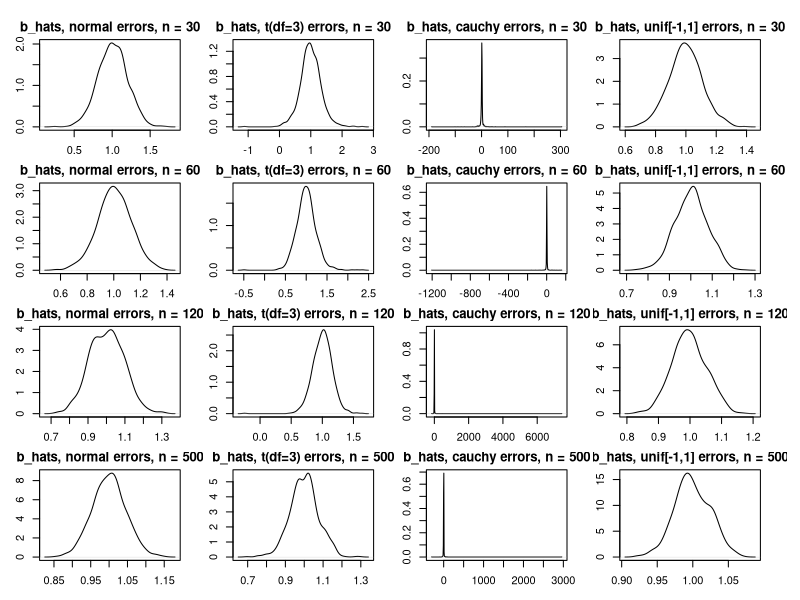

Recreate this plot in R.
library(mvtnorm)
rm(list=ls())

###### QUESTION 2 ######

## creating nested list to store values
## outer list corresponds to different covariance values; inner list to different coefficients
covs = c(.2, .5, .8, .9)
vals = vector('list', 4)
names(vals) = c('cov.2', 'cov.5', 'cov.8', 'cov.9')
for(i in  1:4){
  vals[[i]] = vector('list', 6)
  names(vals[[i]]) = c('x_reg_coef', 'z_reg_coef', 'coef_mat', 'x_reg_var', 'z_reg_var', 'var_mat')
}

## looping over covariance values
for(i in 1:4){
  cov = covs[i]
  print(paste("Covariance:",cov))
  ## creating covariance matrix and generating data
  smat<-matrix(c(1,cov,cov,1),2)
  data<-rmvnorm(100,sigma =smat)
  x<-data[,1]
  z<-data[,2]
  ones = rep(1,100)
  y<-2+x+z+rnorm(n=100)
  
  #checking covariance between x and z 
  #print(paste("x~z, coef: ", summary(lm(x~z))$coef[2]))
  
  ## storing residuals and sum of squared residuals
  resids = summary(lm(y~x+z))$residuals
  ssr = sum(resids^2)
  
  #print(summary(lm(y~x+z))$coef)
  ## storing coef and var values from regression output
  x_reg_coef = summary(lm(y~x+z))$coef[2]
  z_reg_coef = summary(lm(y~x+z))$coef[3]
  x_reg_var = (summary(lm(y~x+z))$coef[5])^2
  z_reg_var = (summary(lm(y~x+z))$coef[6])^2
  
  # calculating coef and var matrices manually
  X = cbind(ones, x,z)
  coef_mat = solve(t(X)%*%X)%*%(t(X)%*%(y))
  #z_mat_coef = (solve(t(z)%*%z))*(t(z)%*%(y-(x*x_reg_coef)))
  var_mat = (solve(t(X)%*%X)*(ssr/97))
  #z_mat_var = ((solve(t(z)%*%z))*(ssr/97))^(0.5)
  print((t(X)%*%X))
  # storing all coef and var values in the vals list
  for(j in 1:6){
    vals[[i]][[j]] = list(x_reg_coef, z_reg_coef, coef_mat, x_reg_var, z_reg_var, var_mat)[[j]]}
}



####### QUESTION 3 #######

rm(list=ls())
par(mfrow=c(4,4), oma=c(1,1,1,1),mar = c(rep(2,4)))

error_types = c('normal', 't(df=3)', 'cauchy', 'unif[-1,1]')
reps = 1000

for (n in c(30, 60, 120, 500)) {
  beta_hats = matrix(numeric(4*reps),ncol=4)
  beta_ses = matrix(numeric(4*reps),ncol=4)
  colnames(beta_hats) = c('n', 't', 'u', 'c')
  colnames(beta_ses) = c('n', 't', 'u', 'c')
  
  for(r in 1:reps){
    eps_n = rnorm(n)
    eps_t = rt(n,df=3)
    eps_u = runif(n, -1, 1)
    eps_c = rcauchy(n)
    eps_list = list(eps_n, eps_t, eps_c, eps_u)
    
    x = rnorm(n)
    
    for(i in 1:4){
      eps = eps_list[[i]]
      y = x +eps
      mod = lm(y~x)
      bhat = summary(mod)$coef[2]
      bhat_se = summary(mod)$coef[4]
      
      beta_hats[r,i] = bhat
      beta_ses[r, i] = bhat_se
    }
  }
  for(i in 1:4){
    plot(density(beta_hats[,i]), main = paste('b_hats,', error_types[i],'errors, n =',n))
    
  cat(error_types[i],'errors, n =',n,': \n  mean(beta_hats) =', round(mean(beta_hats[,i]),4),
      '\n  mean(beta_ses) =', round(mean(beta_ses[,i]),4),
      '; sd(beta_hats) =', round(sd(beta_hats[,i]),4),'\n')
  }
  }
